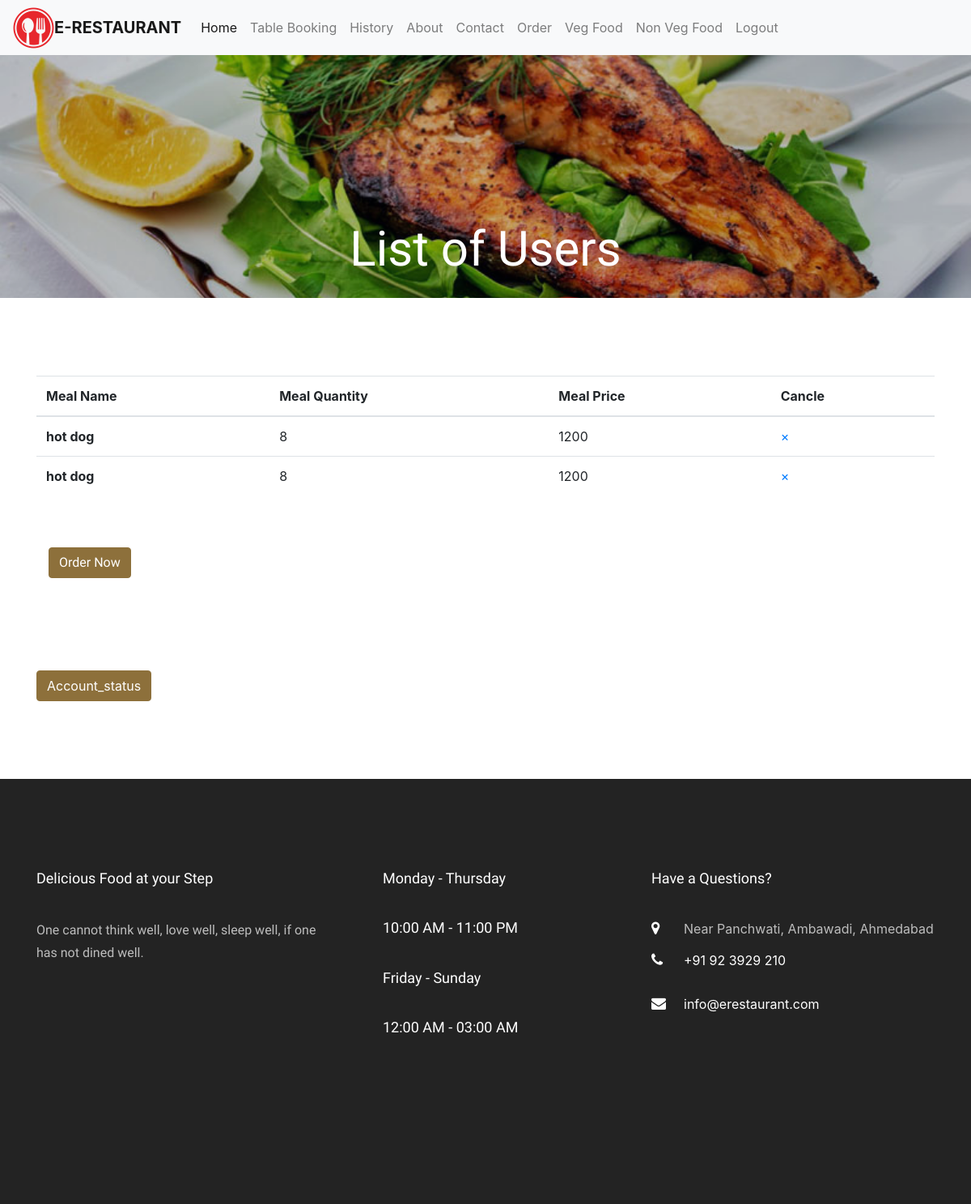
Before: /Orders/ (signed in) with the older database file.
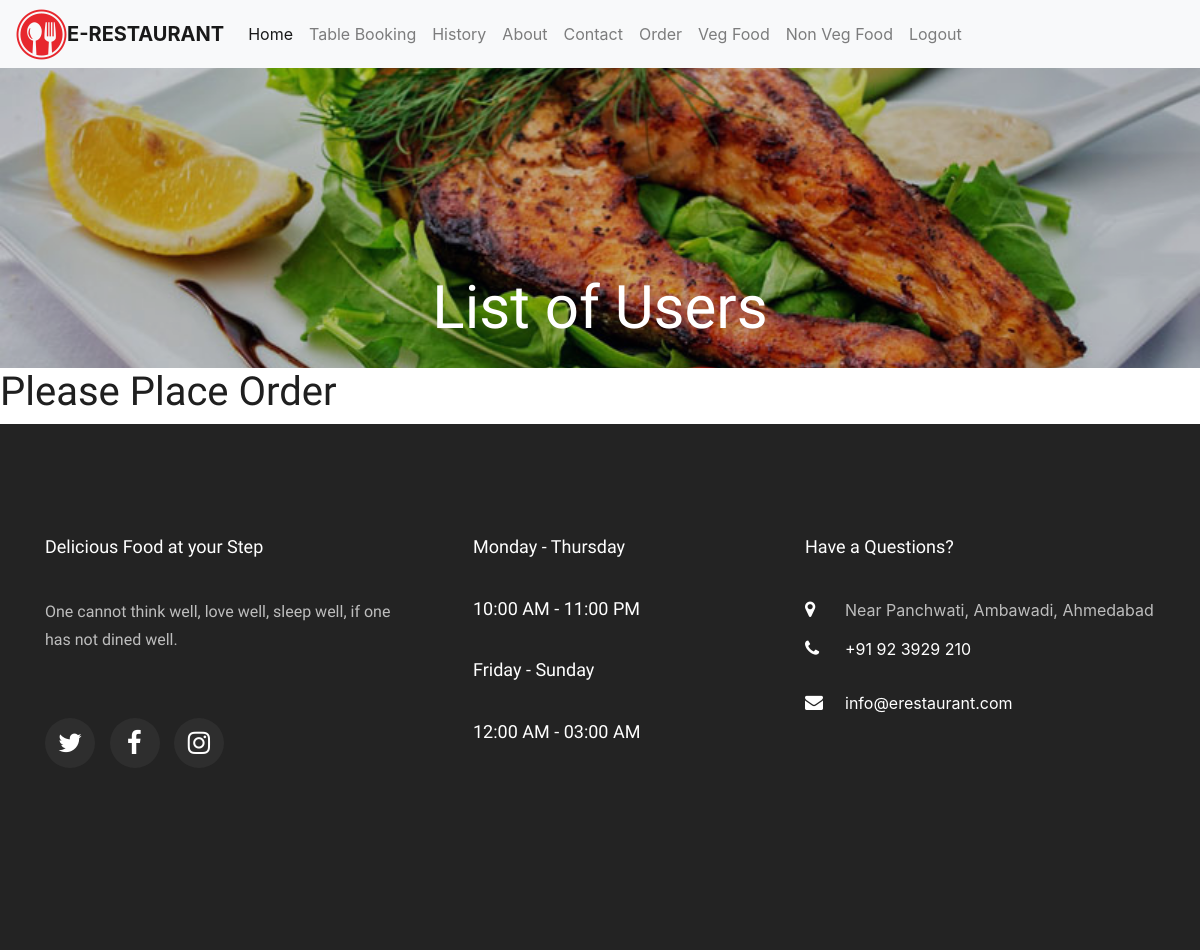
After: the same page with the newer database file.
### app1/models.py (models this page shows, shortened)
class Orders(models.Model):
    user_name = models.ForeignKey(Site_User, on_delete=models.CASCADE)
    meal_name = models.CharField(max_length=100,default="")
    meal_qty = models.PositiveIntegerField(default=1)
    meal_price = models.PositiveIntegerField(default=0)
    qrimage = models.ImageField(upload_to='qrimage',blank=True,null=True)

### app1/views.py (the view)
# urls.py: path('Orders/',views.orders,name='order'),
def orders(request):
    if 'user' in request.session:
        tot = 0
        user = Site_User.objects.get(email=request.session['user'])
        show_data = Orders.objects.all().filter(user_name=user)
        for i in show_data:
            tot += i.meal_price
        request.session['Order_total']=tot
        return render(request,'orders.html',{'data':show_data,'total':tot,'User':user.name})
    else:
        return redirect('login')

### app1/templates/orders.html (shortened to what this page needs)
{% extends 'base.html' %}
{% load static %}
{% block content %}
<div class="hero-wrap" style="background-image: url({% static 'images/menu-5.jpg' %});">
  <div class="overlay"></div>
  <div class="container">
    <div class="row no-gutters slider-text d-flex align-itemd-end justify-content-center">
      <div class="col-md-9 ftco-animate text-center d-flex align-items-end justify-content-center">
        <div class="text">
          <h1 class="mb-4 bread">List of Users</h1>
        </div>
      </div>
    </div>
  </div>
</div>
{% if data %}
<section class="ftco-section">
  <div class="container">
    <div class="row d-flex">
      <div class="col-md-12 d-flex align-self-stretch ftco-animate">
        <table class="table table-hover">
          <thead>
            <tr>
              <th scope="col">Meal Name</th>
              <th scope="col">Meal Quantity</th>
              <th scope="col">Meal Price</th>
              <th scope="col">Cancle</th>
            </tr>
          </thead>
          <tbody>
            {% for d in data %}
            <tr>
              <th scope="row">{{d.meal_name}}</th>
              <td>{{d.meal_qty}}</td>
              <td>{{d.meal_price}}</td>
              <td> <span onclick="this.parentElement.style.display='none'"
                  class="w3-bar-item w3-button w3-white w3-xlarge w3-right"><a
                    href="{% url 'cart_remove' d.id %}">×</a></span>
              </td>
            </tr>
            {%endfor%}
          </tbody>
        </table>
      </div>
      <div class="col-md-12 d-flex align-self-stretch ftco-animate">
        <div class="col-md-12 room-single ftco-animate mb-5 mt-5">
          <h4 class="mb-4">
            <a href="{% url 'emailcall' %}" class="btn btn-primary">Order Now</a>
        </div>
      </div>
    </div>
    <a href="/account_status/" class="btn btn-primary">Account_status</a>
  </div>
</section>
{% else %}
<h1> Please Place Order </h1>
{% endif %}
{% endblock %}

Changed rows visible on the page:
removed Orders: meal_name "hot dog", meal_qty "8", meal_price "1200"
removed Orders: meal_name "hot dog", meal_qty "8", meal_price "1200"
Other visible differences:
text no longer shown: "Meal Name Meal Quantity Meal Price Cancle Order Now Account_status"
text now shown: "Please Place Order"
